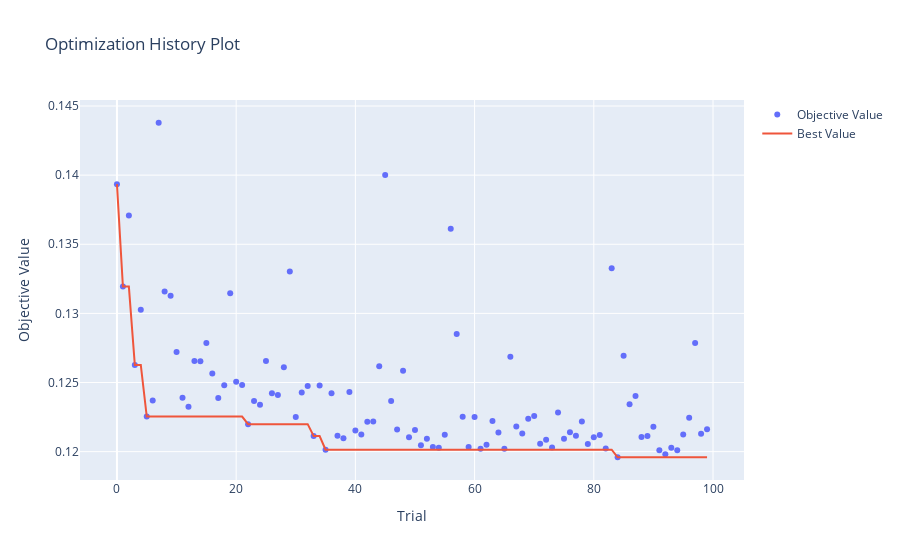

Notebook source saved alongside this figure:
### Code cell
study_xgb = optuna.create_study(
    direction = "minimize",
    sampler= TPESampler(seed= random_state),
    pruner= optuna.pruners.MedianPruner(n_startup_trials= 10, n_warmup_steps= 5)
)

study_xgb.optimize(objective_xgboost, n_trials= 100, show_progress_bar= True)

print(f"best params: {study_xgb.best_params}")
print(f"Best score: {study_xgb.best_value}")

optuna.visualization.plot_optimization_history(study_xgb)
